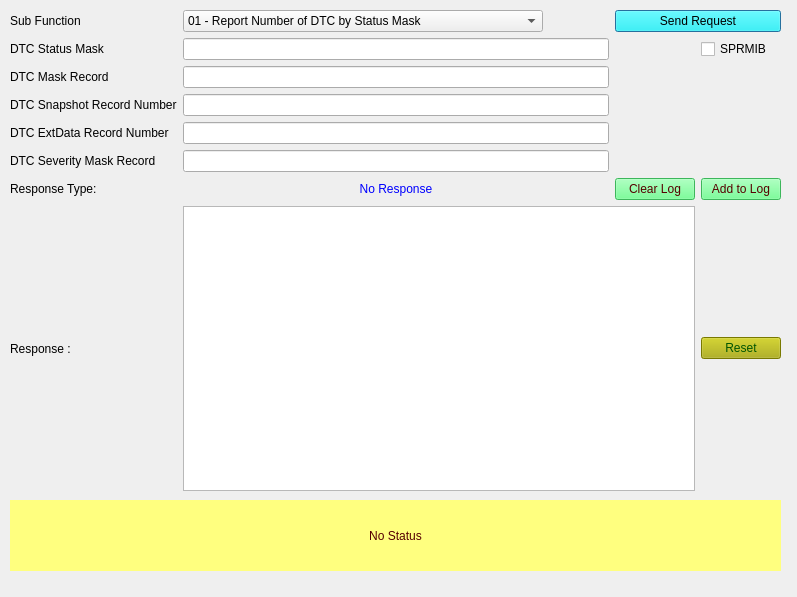
<?xml version="1.0" encoding="UTF-8"?>
<ui version="4.0">
 <class>Form_SID_19</class>
 <widget class="QDialog" name="Form_SID_19">
  <property name="geometry">
   <rect>
    <x>0</x>
    <y>0</y>
    <width>797</width>
    <height>597</height>
   </rect>
  </property>
  <property name="windowTitle">
   <string>Clear DTC Service 19 </string>
  </property>
  <widget class="QWidget" name="layoutWidget">
   <property name="geometry">
    <rect>
     <x>10</x>
     <y>10</y>
     <width>771</width>
     <height>481</height>
    </rect>
   </property>
   <layout class="QGridLayout" name="gridLayout_2">
    <property name="sizeConstraint">
     <enum>QLayout::SetNoConstraint</enum>
    </property>
    <item row="0" column="0">
     <widget class="QLabel" name="Subfunction_label">
      <property name="text">
       <string>Sub Function</string>
      </property>
     </widget>
    </item>
    <item row="0" column="2" colspan="2">
     <widget class="QPushButton" name="pushButton_Send19Req">
      <property name="toolTip">
       <string>&lt;html&gt;&lt;head/&gt;&lt;body&gt;&lt;p&gt;Sends the 19 service request to ECU&lt;/p&gt;&lt;/body&gt;&lt;/html&gt;</string>
      </property>
      <property name="styleSheet">
       <string notr="true">background-color: rgb(0, 255, 255);
border-color: rgb(0, 0, 0);
color: rgb(0, 0, 0);</string>
      </property>
      <property name="text">
       <string>Send Request</string>
      </property>
     </widget>
    </item>
    <item row="4" column="0">
     <widget class="QLabel" name="DTCExtDataRecordNumber_label">
      <property name="text">
       <string>DTC ExtData Record Number</string>
      </property>
     </widget>
    </item>
    <item row="9" column="0">
     <widget class="QLabel" name="label_4">
      <property name="text">
       <string>Response : </string>
      </property>
     </widget>
    </item>
    <item row="1" column="3">
     <widget class="QCheckBox" name="checkBox_suppressposmsg">
      <property name="toolTip">
       <string>If selected then Suppress Positive Response Message Indication bit will be set in Subfunction</string>
      </property>
      <property name="text">
       <string>SPRMIB</string>
      </property>
     </widget>
    </item>
    <item row="9" column="3">
     <widget class="QPushButton" name="pushButton_reset">
      <property name="styleSheet">
       <string notr="true">background-color: rgb(170, 170, 0);
font: 75 8pt &quot;MS Shell Dlg 2&quot;;
color: rgb(0, 85, 0);</string>
      </property>
      <property name="text">
       <string>Reset</string>
      </property>
     </widget>
    </item>
    <item row="1" column="1">
     <widget class="QLineEdit" name="lineEdit_DTCStatusMask">
      <property name="toolTip">
       <string>&lt;html&gt;&lt;head/&gt;&lt;body&gt;&lt;p&gt;Enter DTC Status Mask in hexadecimal format&lt;/p&gt;&lt;/body&gt;&lt;/html&gt;</string>
      </property>
     </widget>
    </item>
    <item row="4" column="1">
     <widget class="QLineEdit" name="lineEdit_ExtDataRecordNumber">
      <property name="toolTip">
       <string>&lt;html&gt;&lt;head/&gt;&lt;body&gt;&lt;p&gt;mEnter DTC External Data Record Number in hexadecimal format&lt;/p&gt;&lt;/body&gt;&lt;/html&gt;</string>
      </property>
     </widget>
    </item>
    <item row="3" column="0">
     <widget class="QLabel" name="DTCSnapshotRecordNumber_label">
      <property name="text">
       <string>DTC Snapshot Record Number</string>
      </property>
     </widget>
    </item>
    <item row="2" column="0">
     <widget class="QLabel" name="DTCMaskRecord_label">
      <property name="text">
       <string>DTC Mask Record</string>
      </property>
     </widget>
    </item>
    <item row="6" column="1">
     <widget class="QLabel" name="label_ResType">
      <property name="autoFillBackground">
       <bool>false</bool>
      </property>
      <property name="styleSheet">
       <string notr="true">color: rgb(0, 0, 255);</string>
      </property>
      <property name="text">
       <string>No Response</string>
      </property>
      <property name="alignment">
       <set>Qt::AlignCenter</set>
      </property>
     </widget>
    </item>
    <item row="2" column="1">
     <widget class="QLineEdit" name="lineEdit_DTCMaskRecord">
      <property name="toolTip">
       <string>&lt;html&gt;&lt;head/&gt;&lt;body&gt;&lt;p&gt;Enter DTC Mask Record in hexadecimal format&lt;/p&gt;&lt;/body&gt;&lt;/html&gt;</string>
      </property>
     </widget>
    </item>
    <item row="6" column="2">
     <widget class="QPushButton" name="pushButton_clearLog">
      <property name="styleSheet">
       <string notr="true">background-color: rgb(85, 255, 127);
color: rgb(85, 0, 0);</string>
      </property>
      <property name="text">
       <string>Clear Log</string>
      </property>
     </widget>
    </item>
    <item row="9" column="1" colspan="2">
     <widget class="QTextBrowser" name="textBrowser_Resp"/>
    </item>
    <item row="3" column="1">
     <widget class="QLineEdit" name="lineEdit_DTCSnapshotRecordNumber">
      <property name="toolTip">
       <string>&lt;html&gt;&lt;head/&gt;&lt;body&gt;&lt;p&gt;Enter DTC Snapshot Record Number in hexadecimal format&lt;/p&gt;&lt;/body&gt;&lt;/html&gt;</string>
      </property>
     </widget>
    </item>
    <item row="6" column="3">
     <widget class="QPushButton" name="pushButton_appendLog">
      <property name="styleSheet">
       <string notr="true">background-color: rgb(85, 255, 127);
color: rgb(85, 0, 0);</string>
      </property>
      <property name="text">
       <string>Add to Log</string>
      </property>
     </widget>
    </item>
    <item row="6" column="0">
     <widget class="QLabel" name="label_5">
      <property name="text">
       <string>Response Type: </string>
      </property>
     </widget>
    </item>
    <item row="1" column="0">
     <widget class="QLabel" name="DTCStatusMask_label">
      <property name="text">
       <string>DTC Status Mask</string>
      </property>
     </widget>
    </item>
    <item row="0" column="1">
     <widget class="QComboBox" name="Subfunction">
      <property name="minimumSize">
       <size>
        <width>220</width>
        <height>0</height>
       </size>
      </property>
      <property name="maximumSize">
       <size>
        <width>360</width>
        <height>16777215</height>
       </size>
      </property>
      <property name="toolTip">
       <string>&lt;html&gt;&lt;head/&gt;&lt;body&gt;&lt;p&gt;Select the Sub function to which you want ECU to move. &lt;/p&gt;&lt;p&gt;If your sub function is not in list then contact admin&lt;/p&gt;&lt;/body&gt;&lt;/html&gt;</string>
      </property>
      <item>
       <property name="text">
        <string>01 - Report Number of DTC by Status Mask</string>
       </property>
      </item>
      <item>
       <property name="text">
        <string>02 - Report DTC by Status Mask</string>
       </property>
      </item>
      <item>
       <property name="text">
        <string>04 - Report DTC Snapshot Record by DTC Number</string>
       </property>
      </item>
      <item>
       <property name="text">
        <string>06 - Report DTC ExtData Record by DTC Number</string>
       </property>
      </item>
      <item>
       <property name="text">
        <string>07 - Report Number of DTC by Severity Mask Record</string>
       </property>
      </item>
      <item>
       <property name="text">
        <string>08 - Report DTC by Severity Mask Record</string>
       </property>
      </item>
      <item>
       <property name="text">
        <string>09 - Report Severity Information of DTC</string>
       </property>
      </item>
      <item>
       <property name="text">
        <string>0A - Report Supported DTC</string>
       </property>
      </item>
      <item>
       <property name="text">
        <string>0C - Report First Confirmed DTC</string>
       </property>
      </item>
      <item>
       <property name="text">
        <string>0E - Report Most Recent Confirmed DTC</string>
       </property>
      </item>
     </widget>
    </item>
    <item row="5" column="0">
     <widget class="QLabel" name="DTCSeverityMaskRecord">
      <property name="text">
       <string>DTC Severity Mask Record</string>
      </property>
     </widget>
    </item>
    <item row="5" column="1">
     <widget class="QLineEdit" name="lineEdit_SeverityMaskRecord">
      <property name="toolTip">
       <string>&lt;html&gt;&lt;head/&gt;&lt;body&gt;&lt;p&gt;Enter DTC Severity Mask Record in hexadecimal format&lt;/p&gt;&lt;/body&gt;&lt;/html&gt;</string>
      </property>
     </widget>
    </item>
   </layout>
  </widget>
  <widget class="QLabel" name="label_status">
   <property name="geometry">
    <rect>
     <x>10</x>
     <y>500</y>
     <width>771</width>
     <height>71</height>
    </rect>
   </property>
   <property name="styleSheet">
    <string notr="true">background-color: rgb(255, 255, 127);
color: rgb(85, 0, 0);
border-color: rgb(0, 0, 255);</string>
   </property>
   <property name="text">
    <string>No Status</string>
   </property>
   <property name="alignment">
    <set>Qt::AlignCenter</set>
   </property>
   <property name="wordWrap">
    <bool>true</bool>
   </property>
  </widget>
 </widget>
 <resources/>
 <connections/>
</ui>
